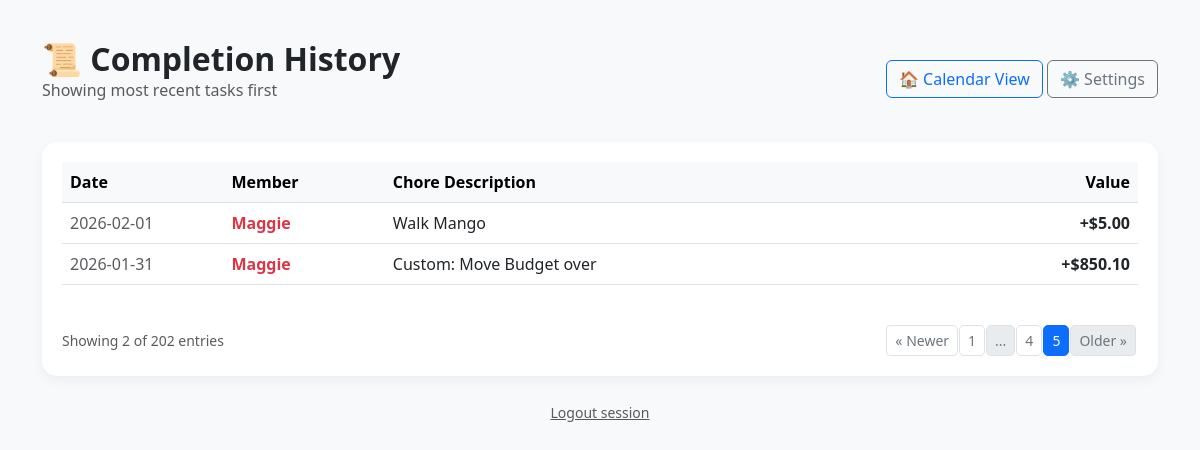
/history?page=5 (signed in), run on the app's committed database.
### app.py (models this page shows)
class ChoreLog(db.Model):
    id = db.Column(db.Integer, primary_key=True)
    user_name = db.Column(db.String(50), nullable=False)
    task_name = db.Column(db.String(100))
    reward_at_time = db.Column(db.Float)
    color_at_time = db.Column(db.String(20))
    date_completed = db.Column(db.Date, default=date.today)

### app.py (the view)
@app.route('/history')
@login_required
def history():
    page = request.args.get('page', 1, type=int)
    per_page = 50
    pagination = ChoreLog.query.order_by(
        ChoreLog.date_completed.desc(),
        ChoreLog.id.desc()
    ).paginate(page=page, per_page=per_page, error_out=False)
    logs = pagination.items
    all_logs = ChoreLog.query.all()
    alice_total = sum(l.reward_at_time for l in all_logs if l.user_name == "Maggie")
    bob_total = sum(l.reward_at_time for l in all_logs if l.user_name == "Yuch")
    return render_template('history.html',
                           logs=logs,
                           pagination=pagination,
                           alice_total=alice_total,
                           bob_total=bob_total)

### app.py (called while the page is built)
@login_manager.user_loader
def load_user(user_id):
    return User.query.get(int(user_id))

### templates/history.html (shortened to what this page needs)
<!DOCTYPE html>
<html lang="en">
<head>
    <link href="https://cdn.jsdelivr.net/npm/bootstrap@5.3.0/dist/css/bootstrap.min.css" rel="stylesheet">
</head>
<body>
<div class="container">
    <div class="d-flex justify-content-between align-items-center mb-4">
        <div>
            <h2 class="fw-bold mb-0">📜 Completion History</h2>
            <p class="text-muted">Showing most recent tasks first</p>
        </div>
        <div>
            <a href="/" class="btn btn-outline-primary">🏠 Calendar View</a>
            <a href="/manage" class="btn btn-outline-secondary">⚙️ Settings</a>
        </div>
    </div>
    <div class="table-container">
        <div class="table-responsive">
            <table class="table table-hover align-middle">
                <thead class="table-light">
                    <tr>
                        <th style="width: 15%;">Date</th>
                        <th style="width: 15%;">Member</th>
                        <th>Chore Description</th>
                        <th class="text-end" style="width: 15%;">Value</th>
                    </tr>
                </thead>
                <tbody>
                    {% for log in logs %}
                    <tr>
                        <td class="text-muted">{{ log.date_completed.strftime('%Y-%m-%d') }}</td>
                        <td>
                            <span class="{{ 'user-bob' if log.user_name == 'Yuch' else 'user-alice' }}">
                                {{ log.user_name }}
                            </span>
                        </td>
                        <td>{{ log.task_name }}</td>
                        <td class="text-end {{ 'amount-neg' if log.user_name == 'Yuch' else 'amount-pos' }}">
                            {{ '-' if log.user_name == 'Yuch' else '+' }}${{ "%.2f"|format(log.reward_at_time) }}
                        </td>
                    </tr>
                    {% else %}
                    <tr>
                        <td colspan="4" class="text-center py-5 text-muted">No chores logged yet. Get to work!</td>
                    </tr>
                    {% endfor %}
                </tbody>
            </table>
        </div>
        {% if pagination.pages > 1 %}
        <div class="d-flex justify-content-between align-items-center mt-4">
            <div class="text-muted small">
                Showing {{ logs|length }} of {{ pagination.total }} entries
            </div>
            <nav aria-label="Page navigation">
                <ul class="pagination pagination-sm mb-0">
                    <li class="page-item {{ 'disabled' if not pagination.has_prev }}">
                        <a class="page-link" href="{{ url_for('history', page=pagination.prev_num) if pagination.has_prev else '#' }}">
                            &laquo; Newer
                        </a>
                    </li>
                    {% for page_num in pagination.iter_pages(left_edge=1, right_edge=1, left_current=1, right_current=2) %}
                        {% if page_num %}
                            <li class="page-item {{ 'active' if page_num == pagination.page }}">
                                <a class="page-link" href="{{ url_for('history', page=page_num) }}">{{ page_num }}</a>
                            </li>
                        {% else %}
                            <li class="page-item disabled"><span class="page-link">...</span></li>
                        {% endif %}
                    {% endfor %}
                    <li class="page-item {{ 'disabled' if not pagination.has_next }}">
                        <a class="page-link" href="{{ url_for('history', page=pagination.next_num) if pagination.has_next else '#' }}">
                            Older &raquo;
                        </a>
                    </li>
                </ul>
            </nav>
        </div>
        {% endif %}
    </div>
    <div class="text-center mt-4">
        <a href="/logout" class="text-muted small">Logout session</a>
    </div>
</div>
</body>
</html>

### templates/history.html (style rules this page uses)
body { background-color: #f8f9fa; padding: 40px 0; font-family: 'Segoe UI', sans-serif; }
.user-alice { color: #dc3545; font-weight: 600; }
.amount-pos { color: #28a745; font-weight: bold; }
.table-container { background: white; border-radius: 15px; padding: 20px; box-shadow: 0 4px 12px rgba(0,0,0,0.05); }
.pagination .page-link { color: #6c757d; border-radius: 5px; margin: 0 2px; }
.pagination .page-item.active .page-link { background-color: #0d6efd; border-color: #0d6efd; color: white; }

### data on the page
ChoreLog: date_completed "2026-02-01", user_name "Maggie", task_name "Walk Mango", user_name "+", reward_at_time "5.00"
ChoreLog: date_completed "2026-01-31", user_name "Maggie", task_name "Custom: Move Budget over", user_name "+", reward_at_time "850.10"

### other printed values
{{ logs|length }} "2"
{{ pagination.total }} "202"
{{ page_num }} "1" "4" "5"
